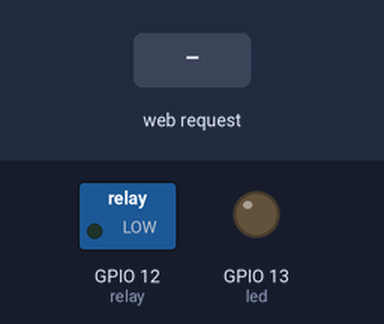
Simulated run of this sketch. Board: ESP8266 (NodeMCU). On the bench: switched loads named in the sketch (green lamp = pin HIGH), output pins drawn as LEDs (lit = HIGH). Inputs (shaded band) come from the test bench. WiFi joins after 1.5 s; servers stay silent unless stated; what the sketch prints to the serial monitor is not drawn.

Above: at 2.7 s.
2.8 s: HTTP request GET /On received
At 3.1 s:
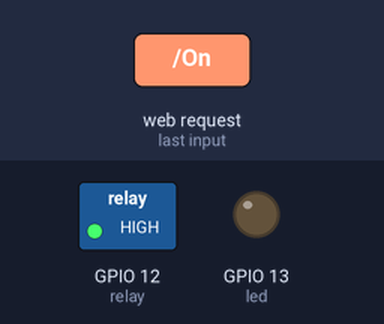
4.3 s: HTTP request GET /Off received
At 5.5 s:
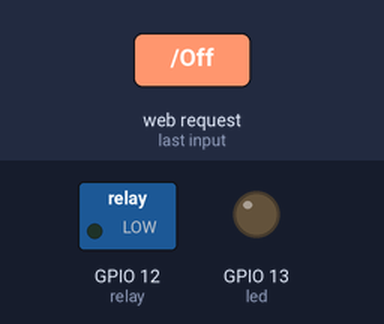
Timing chart, 0 to 7.3 s (numbered marks = the images above; inputs shaded):
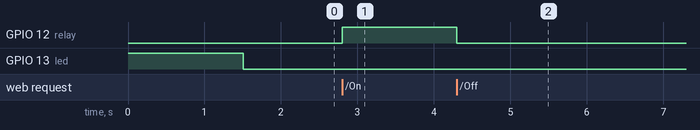

The sketch:

sonoff.ino
```cpp
#include <ESP8266WiFi.h>
#include <WiFiClient.h>
#include <ESP8266WebServer.h>
#include <ESP8266mDNS.h>

const char* ssid = "MySSID";
const char* password = "MyPassword";

ESP8266WebServer server(80);

const int led = 13;
const int relay = 12;

String status;

void handleStatus() {
  server.send(200, "text/plain", status);
}

void handleOn() {
  status = "1\n";
  digitalWrite(relay, 1);
  server.send(200, "text/plain", status);
}

void handleOff() {
  status = "0\n";
  digitalWrite(relay, 0);
  server.send(200, "text/plain", status);
}

void handleNotFound(){
  String message = "Not found\n\n";
  message += "URI: ";
  message += server.uri();
  message += "\nMethod: ";
  message += (server.method() == HTTP_GET)?"GET":"POST";
  message += "\nArguments: ";
  message += server.args();
  message += "\n";
  for (uint8_t i=0; i<server.args(); i++){
    message += " " + server.argName(i) + ": " + server.arg(i) + "\n";
  }
  server.send(404, "text/plain", message);
}

void setup(void) {
  pinMode(led, OUTPUT);
  pinMode(relay, OUTPUT);
  digitalWrite(led, 1);
  digitalWrite(relay, 0);
  status = "0\n";

  WiFi.mode(WIFI_STA);

  Serial.begin(115200);
  WiFi.begin(ssid, password);
  Serial.println("");

  // Wait for connection
  while (WiFi.status() != WL_CONNECTED) {
    delay(500);
    Serial.print(".");
  }
  Serial.println("");
  Serial.print("Connected to ");
  Serial.println(ssid);
  Serial.print("IP address: ");
  Serial.println(WiFi.localIP());

  if (MDNS.begin("esp8266")) {
    Serial.println("MDNS responder started");
  }

  server.on("/Status", handleStatus);
  server.on("/On", handleOn);
  server.on("/Off", handleOff);

  server.onNotFound(handleNotFound);

  server.begin();
  Serial.println("HTTP server started");
  digitalWrite(led, 0);
}

void loop(void){
  server.handleClient();
}
```

Measured:
- after the input at 2.8 s, GPIO 12 (relay): LOW → HIGH at once
- after the input at 4.3 s, GPIO 12 (relay): HIGH → LOW at once
